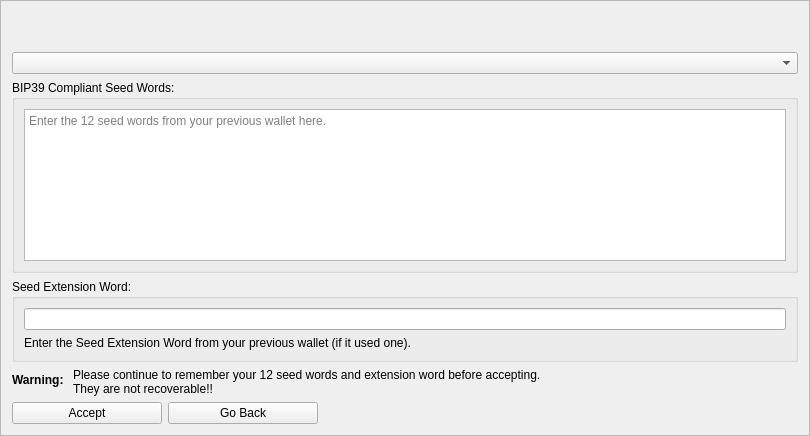
<?xml version="1.0" encoding="UTF-8"?>
<ui version="4.0">
 <class>MnemonicDialog3</class>
 <widget class="QFrame" name="MnemonicDialog3">
  <property name="geometry">
   <rect>
    <x>0</x>
    <y>0</y>
    <width>810</width>
    <height>436</height>
   </rect>
  </property>
  <property name="windowTitle">
   <string>Previous HD Wallet Re-creation</string>
  </property>
  <property name="frameShape">
   <enum>QFrame::StyledPanel</enum>
  </property>
  <property name="frameShadow">
   <enum>QFrame::Raised</enum>
  </property>
  <layout class="QVBoxLayout" name="verticalLayout">
   <item>
    <widget class="QLabel" name="lblHelp">
     <property name="palette">
      <palette>
       <active>
        <colorrole role="WindowText">
         <brush brushstyle="SolidPattern">
          <color alpha="255">
           <red>239</red>
           <green>41</green>
           <blue>41</blue>
          </color>
         </brush>
        </colorrole>
        <colorrole role="Text">
         <brush brushstyle="SolidPattern">
          <color alpha="255">
           <red>239</red>
           <green>41</green>
           <blue>41</blue>
          </color>
         </brush>
        </colorrole>
        <colorrole role="ButtonText">
         <brush brushstyle="SolidPattern">
          <color alpha="255">
           <red>239</red>
           <green>41</green>
           <blue>41</blue>
          </color>
         </brush>
        </colorrole>
       </active>
       <inactive>
        <colorrole role="WindowText">
         <brush brushstyle="SolidPattern">
          <color alpha="255">
           <red>239</red>
           <green>41</green>
           <blue>41</blue>
          </color>
         </brush>
        </colorrole>
        <colorrole role="Text">
         <brush brushstyle="SolidPattern">
          <color alpha="255">
           <red>239</red>
           <green>41</green>
           <blue>41</blue>
          </color>
         </brush>
        </colorrole>
        <colorrole role="ButtonText">
         <brush brushstyle="SolidPattern">
          <color alpha="255">
           <red>239</red>
           <green>41</green>
           <blue>41</blue>
          </color>
         </brush>
        </colorrole>
       </inactive>
       <disabled>
        <colorrole role="WindowText">
         <brush brushstyle="SolidPattern">
          <color alpha="255">
           <red>190</red>
           <green>190</green>
           <blue>190</blue>
          </color>
         </brush>
        </colorrole>
        <colorrole role="Text">
         <brush brushstyle="SolidPattern">
          <color alpha="255">
           <red>190</red>
           <green>190</green>
           <blue>190</blue>
          </color>
         </brush>
        </colorrole>
        <colorrole role="ButtonText">
         <brush brushstyle="SolidPattern">
          <color alpha="255">
           <red>190</red>
           <green>190</green>
           <blue>190</blue>
          </color>
         </brush>
        </colorrole>
       </disabled>
      </palette>
     </property>
     <property name="text">
      <string/>
     </property>
    </widget>
   </item>   
   <item><widget class="QLabel" name="lblWarningJapanese">
     <property name="palette">
      <palette>
       <active>
        <colorrole role="WindowText">
         <brush brushstyle="SolidPattern">
          <color alpha="255">
           <red>239</red>
           <green>41</green>
           <blue>41</blue>
          </color>
         </brush>
        </colorrole>
        <colorrole role="Text">
         <brush brushstyle="SolidPattern">
          <color alpha="255">
           <red>239</red>
           <green>41</green>
           <blue>41</blue>
          </color>
         </brush>
        </colorrole>
        <colorrole role="ButtonText">
         <brush brushstyle="SolidPattern">
          <color alpha="255">
           <red>239</red>
           <green>41</green>
           <blue>41</blue>
          </color>
         </brush>
        </colorrole>
       </active>
       <inactive>
        <colorrole role="WindowText">
         <brush brushstyle="SolidPattern">
          <color alpha="255">
           <red>239</red>
           <green>41</green>
           <blue>41</blue>
          </color>
         </brush>
        </colorrole>
        <colorrole role="Text">
         <brush brushstyle="SolidPattern">
          <color alpha="255">
           <red>239</red>
           <green>41</green>
           <blue>41</blue>
          </color>
         </brush>
        </colorrole>
        <colorrole role="ButtonText">
         <brush brushstyle="SolidPattern">
          <color alpha="255">
           <red>239</red>
           <green>41</green>
           <blue>41</blue>
          </color>
         </brush>
        </colorrole>
       </inactive>
       <disabled>
        <colorrole role="WindowText">
         <brush brushstyle="SolidPattern">
          <color alpha="255">
           <red>190</red>
           <green>190</green>
           <blue>190</blue>
          </color>
         </brush>
        </colorrole>
        <colorrole role="Text">
         <brush brushstyle="SolidPattern">
          <color alpha="255">
           <red>190</red>
           <green>190</green>
           <blue>190</blue>
          </color>
         </brush>
        </colorrole>
        <colorrole role="ButtonText">
         <brush brushstyle="SolidPattern">
          <color alpha="255">
           <red>190</red>
           <green>190</green>
           <blue>190</blue>
          </color>
         </brush>
        </colorrole>
       </disabled>
      </palette>
     </property>
     <property name="text">
      <string/>
     </property>
    </widget>
   </item> 
   <item>     
    <widget class="QComboBox" name="languageSeedWords"/>
   </item>
   <item>
    <widget class="QGroupBox" name="groupBox">
     <property name="title">
      <string>BIP39 Compliant Seed Words:</string>
     </property>
     <layout class="QGridLayout" name="gridLayout_3">
      <item row="0" column="0">
       <widget class="QPlainTextEdit" name="seedwordsEdit">
        <property name="readOnly">
         <bool>false</bool>
        </property>
        <property name="placeholderText">
         <string>Enter the 12 seed words from your previous wallet here.</string>
        </property>
       </widget>
      </item>
     </layout>
    </widget>
   </item>
   <item>
    <spacer name="verticalSpacer">
     <property name="orientation">
      <enum>Qt::Vertical</enum>
     </property>
     <property name="sizeHint" stdset="0">
      <size>
       <width>20</width>
       <height>10</height>
      </size>
     </property>
    </spacer>
   </item>
   <item>
    <widget class="QGroupBox" name="groupBox_2">
     <property name="title">
      <string>Seed Extension Word:</string>
     </property>
     <layout class="QVBoxLayout" name="verticalLayout_2">
      <item>
       <widget class="QLineEdit" name="passphraseEdit">
        <property name="toolTip">
         <string>The Seed Extension Word is like adding a password to your randomly generated seed phrase. If someone finds your written 12 word seed phrase, but you’ve chosen to use a Seed Extension Word, they will not be able to access your wallet.</string>
        </property>
       </widget>
      </item>
      <item>
       <widget class="QLabel" name="passwordLabel">
        <property name="text">
         <string>Enter the Seed Extension Word from your previous wallet (if it used one).</string>
        </property>
       </widget>
      </item>
     </layout>
    </widget>
   </item>
   <item>
    <spacer name="verticalSpacer_4">
     <property name="orientation">
      <enum>Qt::Vertical</enum>
     </property>
     <property name="sizeHint" stdset="0">
      <size>
       <width>20</width>
       <height>40</height>
      </size>
     </property>
    </spacer>
   </item>
   <item>
    <layout class="QFormLayout" name="mnemonicLayout">
     <item row="1" column="0">
      <widget class="QLabel" name="label_3">
       <property name="font">
        <font>
         <weight>75</weight>
         <bold>true</bold>
        </font>
       </property>
       <property name="text">
        <string>Warning: </string>
       </property>
      </widget>
     </item>
     <item row="1" column="1">
      <widget class="QLabel" name="label_2">
       <property name="text">
        <string>Please continue to remember your 12 seed words and extension word before accepting.
They are not recoverable!!</string>
       </property>
      </widget>
     </item>
    </layout>
   </item>
   <item>
    <layout class="QHBoxLayout" name="horizontalLayout_2">
     <item>
      <widget class="QPushButton" name="acceptButton">
       <property name="minimumSize">
        <size>
         <width>150</width>
         <height>0</height>
        </size>
       </property>
       <property name="maximumSize">
        <size>
         <width>150</width>
         <height>16777215</height>
        </size>
       </property>
       <property name="text">
        <string>Accept</string>
       </property>
       <property name="autoDefault">
        <bool>false</bool>
       </property>
      </widget>
     </item>
     <item>
      <widget class="QPushButton" name="backButton">
       <property name="minimumSize">
        <size>
         <width>150</width>
         <height>0</height>
        </size>
       </property>
       <property name="maximumSize">
        <size>
         <width>150</width>
         <height>16777215</height>
        </size>
       </property>
       <property name="text">
        <string>Go Back</string>
       </property>
      </widget>
     </item>
     <item>
      <spacer name="horizontalSpacer">
       <property name="orientation">
        <enum>Qt::Horizontal</enum>
       </property>
       <property name="sizeHint" stdset="0">
        <size>
         <width>40</width>
         <height>20</height>
        </size>
       </property>
      </spacer>
     </item>
    </layout>
   </item>
  </layout>
 </widget>
 <resources/>
 <connections/>
</ui>
